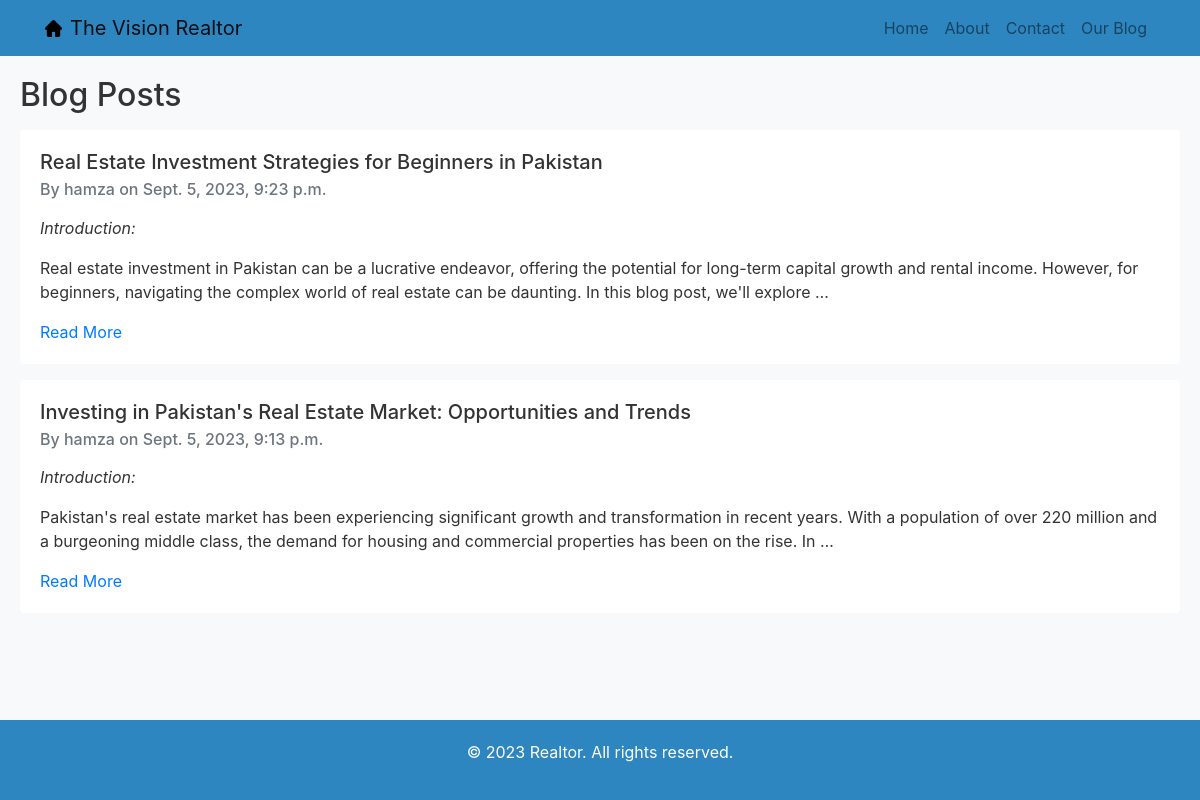
Screenshot of /blog/ with the database file from the repository.
### blog/models.py (models this page shows, shortened)
class Post(models.Model):
    author = models.ForeignKey(settings.AUTH_USER_MODEL, on_delete=models.CASCADE)
    title = models.CharField(max_length=200)
    text = models.TextField()
    created_date = models.DateTimeField(default=timezone.now)
    published_date = models.DateTimeField(blank=True, null=True)

### blog/views.py (the view)
# urls.py: path('', views.post_list, name='post_list'),
def post_list(request):
    posts = Post.objects.filter(published_date__lte=timezone.now()).order_by('-published_date')
    for post in posts:
        post.text = md.markdown(post.text)
    return render(request, 'blog/post_list.html', {'posts': posts})

### blog/templates/blog/post_list.html
{% extends "base.html" %}
{% block content %}
<h2>Blog Posts</h2>
{% for post in posts %}
    <div class="card mt-3">
        <div class="card-body">
            <h5 class="card-title">{{ post.title }}</h5>
            <h6 class="card-subtitle mb-2 text-muted">By {{ post.author.username }} on {{ post.published_date }}</h6>
            <p class="card-text">{{ post.text|truncatewords:40|safe }}</p>
            <a href="{% url 'blog:post_detail' post.pk %}" class="card-link">Read More</a>
        </div>
    </div>
{% endfor %}
{% endblock %}

### templates/base.html (style rules this page uses)
body { display: flex; flex-direction: column; min-height: 100vh; margin: 0; background-color: #F8F9FA; color: #333333; }
.card { border: none; }

### rows the page displays
Post: title "Real Estate Investment Strategies for Beginners in Pakistan", author.username "hamza", published_date "Sept. 5, 2023, 9:23 p.m.", text "Introduction: Real estate investment in Pakistan can be a lucrative endeavor, offering the potential for long-term capital growth and rental income. However, for beginners, navigating the complex world of real estate can be daunting. In this blog post, we'll explore …"
Post: title "Investing in Pakistan's Real Estate Market: Opportunities and Trends", author.username "hamza", published_date "Sept. 5, 2023, 9:13 p.m.", text "Introduction: Pakistan's real estate market has been experiencing significant growth and transformation in recent years. With a population of over 220 million and a burgeoning middle class, the demand for housing and commercial properties has been on the rise. In …"
